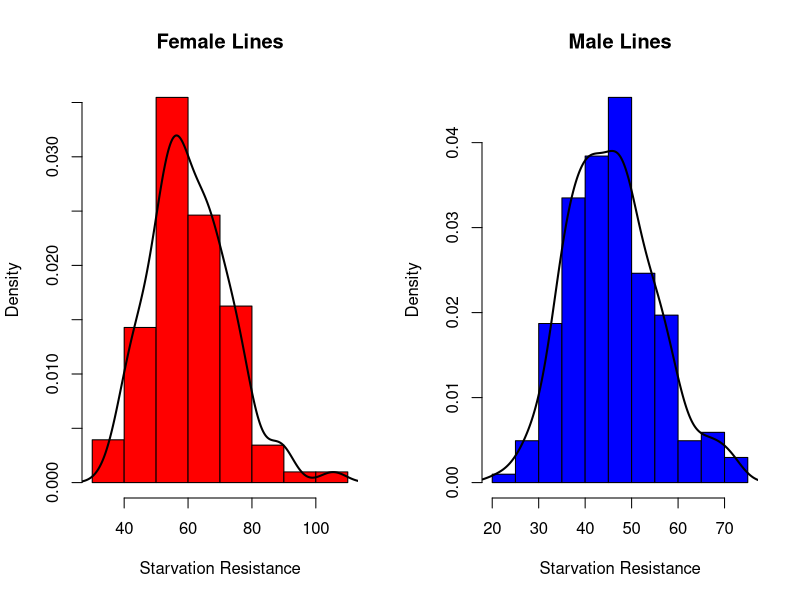
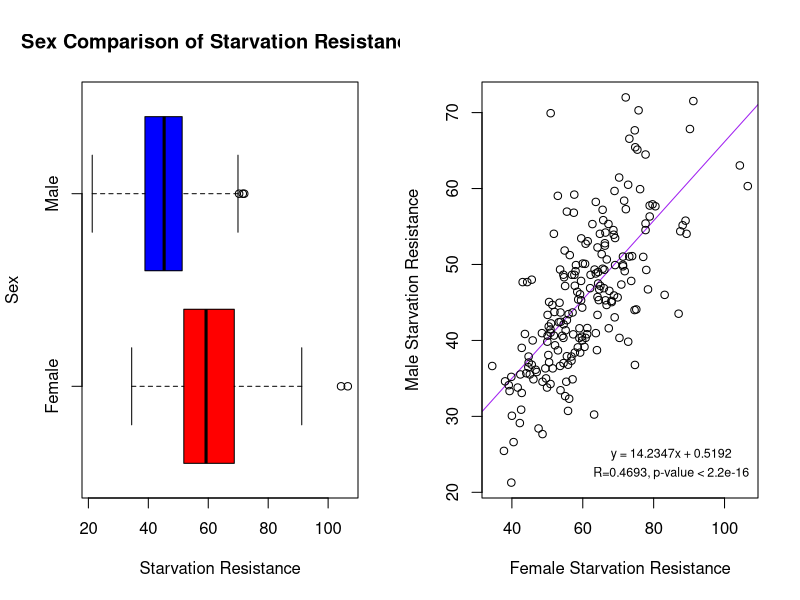
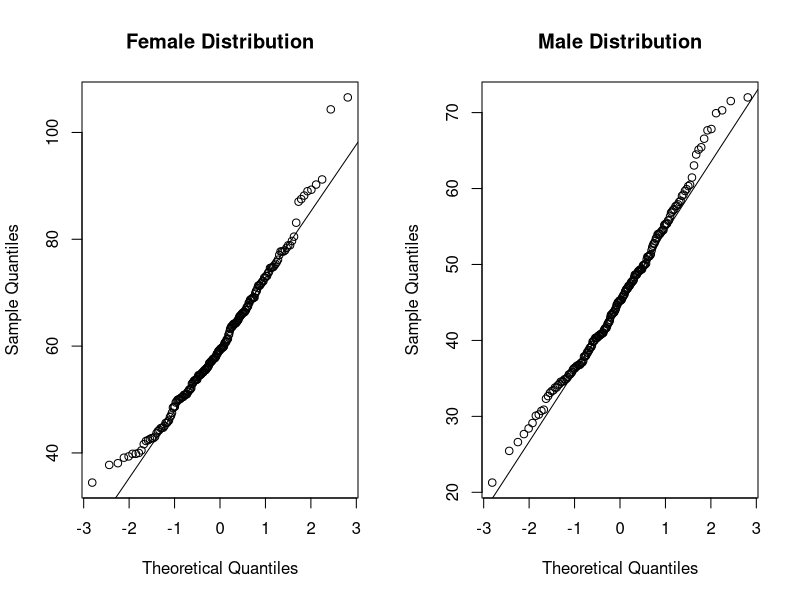
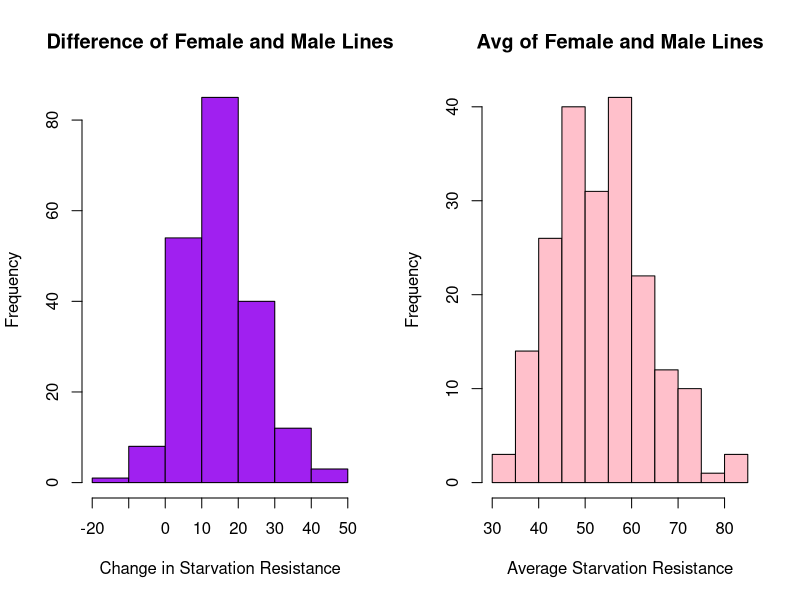
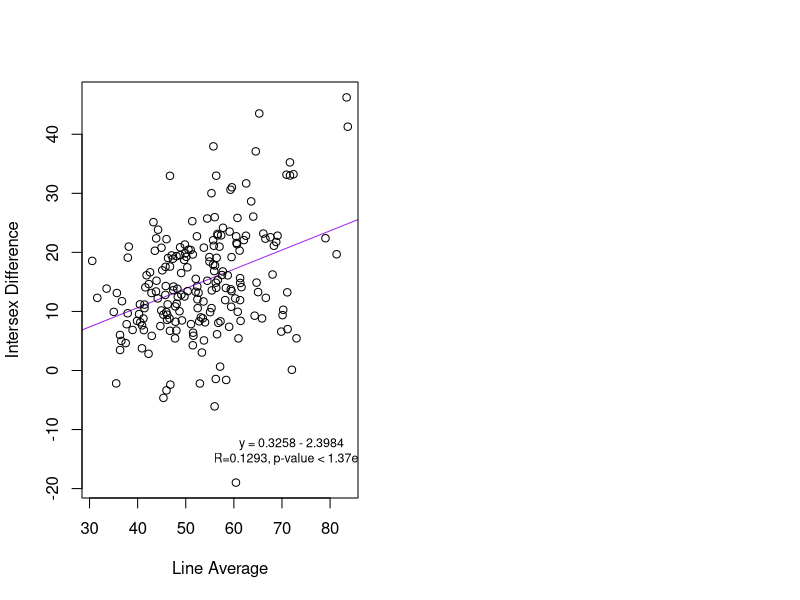

These charts were generated, in order, by the following R code:
## ---- chunk 1

library(dplyr)
starve <- tibble(read.csv("data/starve.csv")) %>% select(-X)
x <- starve$f
y <- starve$m

## ---- chunk 2

par(mfrow=c(1,2))

#Female
hist(x, 
     col="red",
     border="black",
     prob=TRUE,
     xlab = "Starvation Resistance",
     main = "Female Lines")

lines(density(x),
      lwd = 2,
      col = "black")

#Male
hist(y, 
     col="blue",
     border="black",
     prob=TRUE,
     xlab = "Starvation Resistance",
     main = "Male Lines")

lines(density(y),
      lwd = 2,
      col = "black")

## ---- chunk 3
boxplot(x,
        y,
        col = c("red","blue"),
        names=c("Female", "Male"),
        main="Sex Comparison of Starvation Resistance",
        xlab="Starvation Resistance",
        ylab="Sex",
        horizontal = TRUE)

## ---- chunk 4
plot(x,
     y,
     col="black",
     xlab="Female Starvation Resistance",
     ylab="Male Starvation Resistance",
     abline(reg=lm(y~x), 
            col="purple"))
text(x = 85, y = 25,
     "y = 14.2347x + 0.5192",
     cex = 0.75)
text(x = 85, y = 22.5,
     "R=0.4693, p-value < 2.2e-16",
     cex = 0.75)

#summary(lm(y~x))

## ---- chunk 5
par(mfrow=c(1,2))

qqnorm(x, main="Female Distribution")
qqline(x)
qqnorm(y, main="Male Distribution")
qqline(y)


## ---- chunk 6

Female_Starvation <- x
Male_Starvation <- y

shapiro.test(Female_Starvation)
shapiro.test(Male_Starvation)
## ---- chunk 7

par(mfrow=c(1,2))

#Difference
hist(starve$dif, 
     col="purple",
     border="black",
     xlab = "Change in Starvation Resistance",
     main = "Difference of Female and Male Lines")

#Average
hist(starve$avg, 
     col="pink",
     border="black",
     xlab = "Average Starvation Resistance",
     main = "Avg of Female and Male Lines")

## ---- chunk 8
plot(starve$avg,
     starve$dif,
     col="black",
     xlab="Line Average",
     ylab="Intersex Difference",
     abline(reg=lm(starve$dif~starve$avg), 
            col="purple"))
text(x = 72, y = -12.5,
     "y = 0.3258 - 2.3984",
     cex = 0.75)
text(x = 72, y = -15,
     "R=0.1293, p-value < 1.37e-7",
     cex = 0.75)

#summary(lm(starve$dif~starve$avg))

## ---- chunk 9

